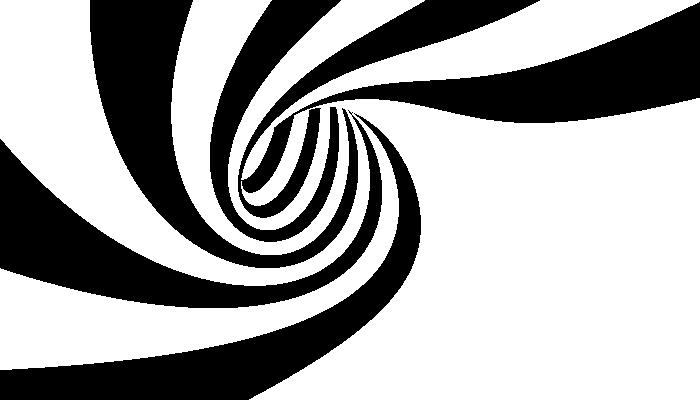
#> input picture 13_PGM/origimg.jpg, 700 x 400 px
$ python test02.py
#> lines starting #> are read from the running program, lines starting #| are printed output that depends on the picture; after the words box and inside, x2 and y2 are one past the last pixel; in counts of white or black regions, pixels touching at a corner belong together
import matplotlib.pyplot as plt
import matplotlib.image as mpimg
import numpy as np


# 读取原图
orig_img = np.array(mpimg.imread('origimg.jpg'), dtype=int)
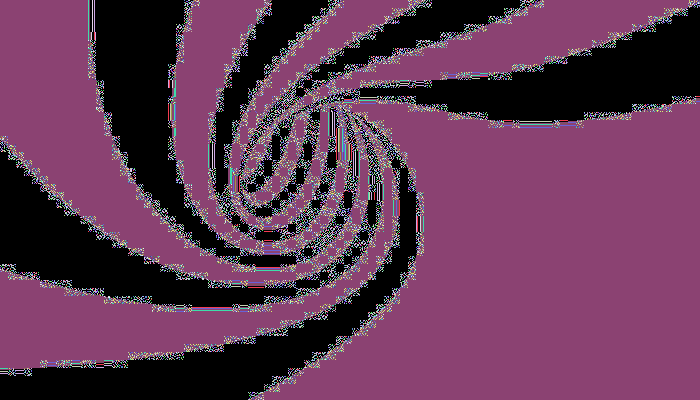
#> orig_img: shape (400, 700) int64; 79 distinct labels, from 0 to 255; one colour per label, 0 black
orig_img[orig_img < 128] = -1   # 黑色设置为-1
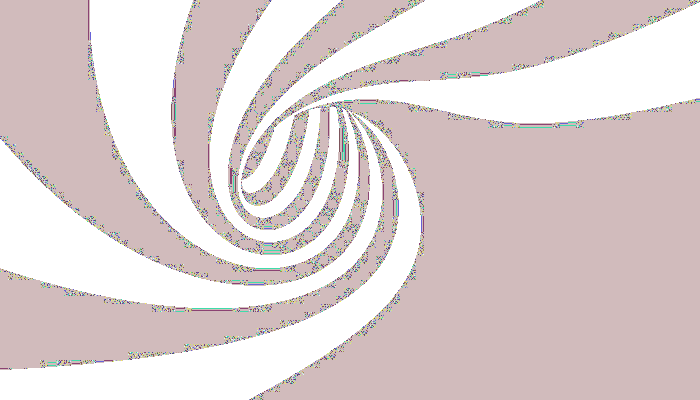
#> orig_img: shape (400, 700) int64; 41 distinct labels, from -1 to 255; one colour per label, 0 black, -1 white
orig_img[orig_img >= 128] = 1   # 白色设置为1
#> orig_img: shape (400, 700) int64; values -1 (black) and 1 (white), 65.1% white; 5 black regions, box (x1, y1, x2, y2) and area: (238, 0, 700, 218) 29873, (0, 113, 421, 400) 20249, (90, 0, 358, 268) 19147, (0, 110, 382, 308) 18712, (210, 0, 341, 242) 9685

# 读取带噪图像
noisy_img = np.array(mpimg.imread('noisyimg.jpg'), dtype=int)
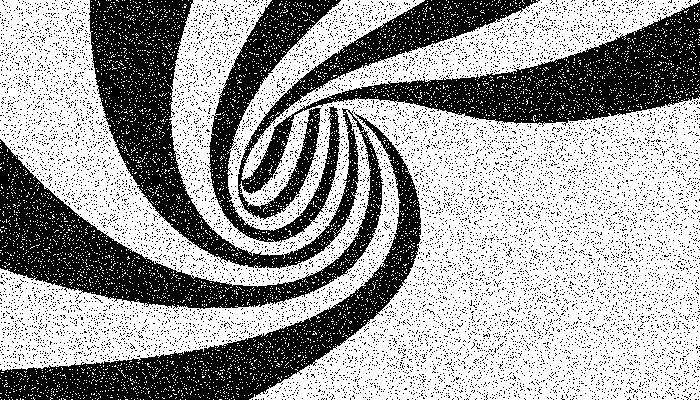
#> input picture 13_PGM/noisyimg.jpg, 700 x 400 px
#> noisy_img: shape (400, 700) int64; min 0, max 255, mean 157.4
noisy_img[noisy_img < 128] = -1   # 黑色设置为-1
noisy_img[noisy_img >= 128] = 1   # 白色设置为1
#> noisy_img: shape (400, 700) int64; values -1 (black) and 1 (white), 62.1% white; 11189 black regions (11185 under 20 px), largest, box (x1, y1, x2, y2) and area: (0, 0, 384, 309) 34383, (238, 0, 700, 220) 27304, (0, 112, 421, 400) 18339, (207, 0, 341, 243) 8890

def compute_noise_rate(noisy, orig):
    err = np.sum(noisy != orig)
#> err = 27828
    return err / orig.size

init_noise_rate = compute_noise_rate(noisy_img, orig_img)
#> init_noise_rate = 0.0994
print(f'带噪图像与原图不一直的像素比例: {init_noise_rate * 100:.4f}%')
#| 带噪图像与原图不一直的像素比例: 9.9386%

# 计算坐标(i, j)处的局部能量
def compute_energy(X, Y, i, j, alpha, beta):
    # X: 当前图像
    # Y: 带噪图像
#> (the run stopped early here; a loop or call above may not have finished)
